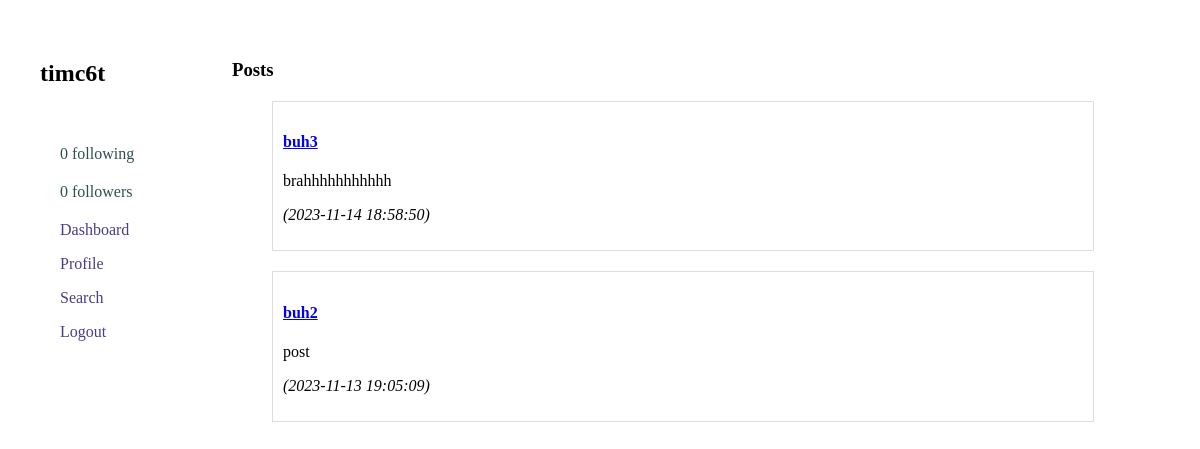
/profile.php (signed in), run on an earlier commit of the app's database.
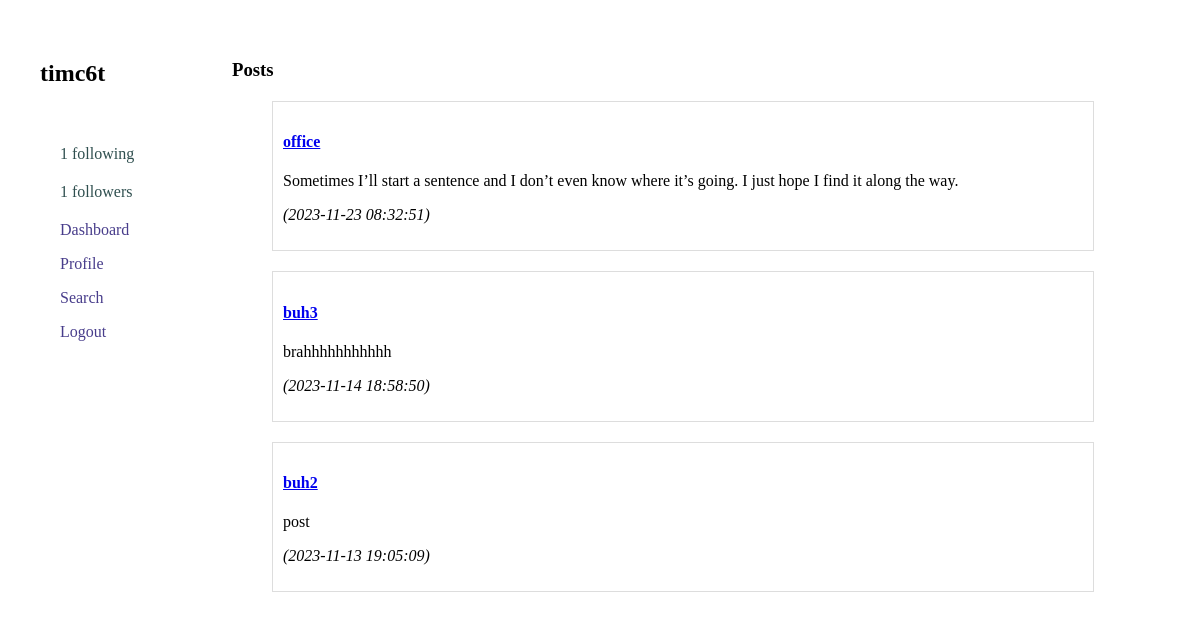
And on a later commit of the database.
### tables this page shows
CREATE TABLE `texts` (
  `text_id` int(11) NOT NULL,
  `user_id` int(11) DEFAULT NULL,
  `title` varchar(255) DEFAULT NULL,
  `content` text NOT NULL,
  `is_public` tinyint(1) DEFAULT 1,
  `created_at` timestamp NOT NULL DEFAULT current_timestamp()
);

### profile.php (the view, shortened to what this page needs)
<?php
require_once "config.php";
$user_id = isset($_GET['user_id']) ? $_GET['user_id'] : $_SESSION["user_id"];
$username = $profile_image = $profile_username = "";
$sql_profile = "SELECT username, profile_image FROM users WHERE user_id = ?";
if ($stmt_profile = mysqli_prepare($link, $sql_profile)) {
    mysqli_stmt_bind_param($stmt_profile, "i", $user_id);
    if (mysqli_stmt_execute($stmt_profile)) {
        mysqli_stmt_bind_result($stmt_profile, $profile_username, $profile_image);
    } else {
        $err = "Something went wrong.";
    }
} else {
    $err = "Something went wrong preparing your profile." . mysqli_error($link);
}
$profile_user_posts = [];
$sql_user_posts = "SELECT text_id, title, content, created_at
                   FROM texts
                   WHERE user_id = ?
                   ORDER BY created_at DESC";
if ($stmt_user_posts = mysqli_prepare($link, $sql_user_posts)) {
    mysqli_stmt_bind_param($stmt_user_posts, "i", $user_id);
    if (mysqli_stmt_execute($stmt_user_posts)) {
        $result_user_posts = mysqli_stmt_get_result($stmt_user_posts);
        $profile_user_posts = mysqli_fetch_all($result_user_posts, MYSQLI_ASSOC);
    } else {
        echo "Error fetching user's posts: " . mysqli_error($link);
    }
} else {
    echo "Error preparing your posts' query: " . mysqli_error($link);
}
function getFollowing($link, $user_id) {
    $following = [];
    $sql = "SELECT u.user_id, u.username, u.profile_image
            FROM follows f
            INNER JOIN users u ON f.following_id = u.user_id
            WHERE f.follower_id = ?";
    $stmt = mysqli_prepare($link, $sql);
    if ($stmt) {
        mysqli_stmt_bind_param($stmt, "i", $user_id);
        mysqli_stmt_execute($stmt);
        $result = mysqli_stmt_get_result($stmt);
        while ($row = mysqli_fetch_assoc($result)) {
            $following[] = $row;
        }
    }
    return $following;
}
function getFollowers($link, $user_id)
{
    $followers = [];
    $sql = "SELECT u.user_id, u.username, u.profile_image
            FROM follows f
            INNER JOIN users u ON f.follower_id = u.user_id
            WHERE f.following_id = ?";
    $stmt = mysqli_prepare($link, $sql);
    if ($stmt) {
        mysqli_stmt_bind_param($stmt, "i", $user_id);
        mysqli_stmt_execute($stmt);
        $result = mysqli_stmt_get_result($stmt);
        while ($row = mysqli_fetch_assoc($result)) {
            $followers[] = $row;
        }
    }
    return $followers;
}
?>
<!DOCTYPE html>
<html lang="en">
<head>
    <link rel="stylesheet" href="styles.css">
</head>
<body class="body">
    <div id="profile-navbar">
        <?php
            echo "<h2>$profile_username</h2><br>";
            $following_count = count(getFollowing($link, $user_id));
            echo "<div id='following'>";
            echo "<p><a class='no-line' href='follows.php?user_id=$user_id'>$following_count following</a></p>";
            echo "</div>";
            $follower_count = count(getFollowers($link, $user_id));
            echo "<div id='followerss'>";
            echo "<p><a class='no-line' href='follows.php?user_id=$user_id'>$follower_count followers</a></p>";
            echo "</div>";
        ?>
        <div id="navbar">
            <p><a class="no-line-navbar" href="dashboard.php">Dashboard</a></p>
            <p><a class="no-line-navbar" href="profile.php?user_id=<?php echo $user_id; ?>">Profile</a></p>
            <p><a class="no-line-navbar" href="search.php">Search</a></p>
            <p><a class="no-line-navbar" href="logout.php">Logout</a></p>
        </div>
    </div>
    <div id="posts-profile">
        <h3>Posts</h3>
        <div class="indent">
            <?php
                foreach ($profile_user_posts as $post) {
                    $post_id = $post["text_id"];
                    $post_title = $post["title"];
                    $post_content = $post["content"];
                    $post_creation = $post["created_at"];
                    echo "<div style='border: 1px solid #ddd; padding: 10px; margin-bottom: 10px;'>";
                    echo "<h4><a href='posts.php?user_id=$user_id&text_id=$post_id'>$post_title</a></h4>";
                    echo "<p>$post_content</p>";
                    echo "<p><em>($post_creation)</em></p>";
                    echo "</div>";
                }
            ?>
        </div>
    </div>
</body>
</html>

### styles.css (style rules this page uses)
.body { display: flex; justify-content: space-between; margin: 20px; }
.no-line { text-decoration: none; color: darkslategray; }
#profile-navbar { flex: 1; }
.no-line-navbar { text-decoration: none; color: darkslateblue }
#posts-profile { width: 80%; }
.indent { margin-right: 5%; margin-left: 20px; }
div { margin: 20px; }

What changed in the data, as far as the page shows it:
added texts: title "office", content "Sometimes I’ll start a sentence and I don’t even know where it’s going. I just hope I find it along the way.", created_at "2023-11-23 08:32:51"
Also different on the page:
$following_count: "0" → "1"
$follower_count: "0" → "1"
